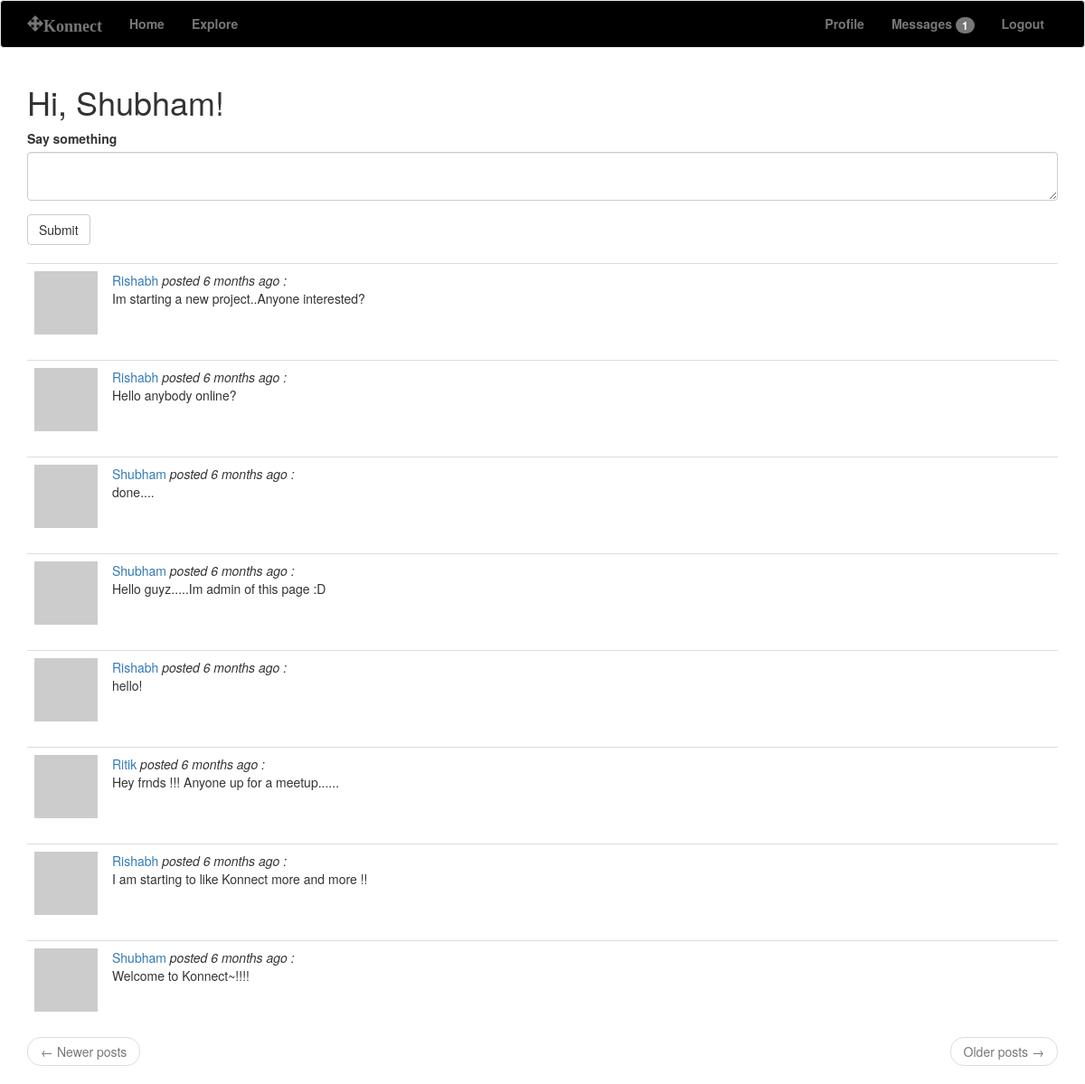
The app's page /index (signed in) with its own data.
### app/models.py (models this page shows, shortened)
class User(UserMixin,db.Model):
    id = db.Column(db.Integer, primary_key=True)
    username = db.Column(db.String(64), index=True, unique=True)
    email = db.Column(db.String(120), index=True, unique=True)
    password_hash = db.Column(db.String(128))
    posts = db.relationship('Post', backref='author', lazy='dynamic')
    about_me = db.Column(db.String(140))
    notifications = db.relationship('Notification', backref='user',lazy='dynamic')
    last_seen = db.Column(db.DateTime, default=datetime.utcnow)
    messages_sent = db.relationship('Message', foreign_keys='Message.sender_id', backref='author', lazy='dynamic')
    messages_received = db.relationship('Message', foreign_keys='Message.recipient_id', backref='recipient', lazy='dynamic')
    last_message_read_time = db.Column(db.DateTime)
    followed = db.relationship('User', secondary=followers, primaryjoin=(followers.c.follower_id == id),secondaryjoin=(followers.c.followed_id == id),backref=db.backref('followers', lazy='dynamic'), lazy='dynamic')
    def new_messages(self):
        last_read_time = self.last_message_read_time or datetime(1900, 1, 1)
        return Message.query.filter_by(recipient=self).filter(
            Message.timestamp > last_read_time).count()
    def prof_def(self):
        digest = self.email.lower()
        return 'https://robohash.org/{}'.format(digest)
    def followed_posts(self):
        followed = Post.query.join(
            followers, (followers.c.followed_id == Post.user_id)).filter(
                followers.c.follower_id == self.id)
        own = Post.query.filter_by(user_id=self.id)
        return followed.union(own).order_by(Post.timestamp.desc())

class Post(db.Model):
    id = db.Column(db.Integer, primary_key=True)
    body = db.Column(db.String(140))
    timestamp = db.Column(db.DateTime, index=True, default=datetime.utcnow)
    user_id = db.Column(db.Integer, db.ForeignKey('user.id'))

### app/routes.py (the view)
@app.route('/',methods=['GET','POST'])
@app.route('/index',methods=['GET','POST'])
@login_required
def index():
    form = PostForm()
    if form.validate_on_submit():
        post = Post(body=form.post.data, author=current_user)
        db.session.add(post)
        db.session.commit()
        flash('Your post is now live!')
        return redirect(url_for('index'))
    page = request.args.get('page', 1, type=int)
    posts = current_user.followed_posts().paginate(
        page, app.config['POSTS_PER_PAGE'], False)
    next_url = url_for('index', page=posts.next_num) \
        if posts.has_next else None
    prev_url = url_for('index', page=posts.prev_num) \
        if posts.has_prev else None
    return render_template('index.html', title='Home', form=form, posts=posts.items, next_url=next_url, prev_url=prev_url)

### app/forms.py
class PostForm(FlaskForm):
    post = TextAreaField('Say something', validators=[
        DataRequired(), Length(min=1, max=140)])
    submit = SubmitField('Submit')

### app/models.py (called while the page is built)
@login.user_loader
def load_user(id):
    return User.query.get(int(id))

### app/routes.py (called while the page is built)
@app.before_request
def before_request():
    if current_user.is_authenticated:
        current_user.last_seen = datetime.utcnow()
        db.session.commit()

### app/templates/index.html
{% extends "base.html" %}
{% import 'bootstrap/wtf.html' as wtf %}
{% block app_content %}
    <h1>Hi, {{ current_user.username }}!</h1>
    {% if form %}
    {{ wtf.quick_form(form) }}
    <br>
    {% endif %}
    {% for post in posts %}
        {% include '_post.html' %}
    {% endfor %}
    <nav aria-label="...">
        <ul class="pager">
            <li class="previous{% if not prev_url %} disabled{% endif %}">
                <a href="{{ prev_url or '#' }}">
                    <span aria-hidden="true">&larr;</span> Newer posts
                </a>
            </li>
            <li class="next{% if not next_url %} disabled{% endif %}">
                <a href="{{ next_url or '#' }}">
                    Older posts <span aria-hidden="true">&rarr;</span>
                </a>
            </li>
        </ul>
    </nav>
{% endblock %}

### app/templates/base.html (shortened to what this page needs)
{% extends 'bootstrap/base.html' %}
{% block navbar %}
    <nav class="navbar navbar-default" style="background-color:black; color:grey">
        <div class="container">
            <div class="navbar-header">
		<a class="navbar-brand" href="{{ url_for('index') }}"><span class="glyphicon glyphicon-move"><b>Konnect</b></span></a>
            </div>
            <div class="collapse navbar-collapse" id="bs-example-navbar-collapse-1">
                <ul class="nav navbar-nav">
			<li><a href="{{ url_for('index') }}"><b>Home</b></a></li>
			<li><a href="{{ url_for('explore') }}"><b>Explore</b></a></li>
                </ul>
                <ul class="nav navbar-nav navbar-right">
                    {% if current_user.is_anonymous %}
		    <li><a href="{{ url_for('login') }}"><b>Login</b></a></li>
                    {% else %}
		    <li><a href="{{ url_for('user', username=current_user.username) }}"><b>Profile</b></a></li>
		    <li>
                        <a href="{{ url_for('messages') }}">
				<b>{{ _('Messages') }}</b>
                            {% set new_messages = current_user.new_messages() %}
                            {% if new_messages %}
                            <span class="badge">{{ new_messages }}</span>
                            {% endif %}
                        </a>
                    </li>
		    <li><a href="{{ url_for('logout') }}"><b>Logout</b></a></li>
                    {% endif %}
                </ul>
            </div>
        </div>
    </nav>
{% endblock %}
{% block content %}
    <div class="container">
        {% block app_content %}{% endblock %}
    </div>
{% endblock %}

### app/templates/_post.html
<table class="table table-hover">
        <tr>
            <td width="70px">
                <a href="{{ url_for('user', username=post.author.username) }}">
                    <img src="{{ post.author.prof_def() }}" width="70" height="70" />
                </a>
            </td>
            <td>
                <a href="{{ url_for('user', username=post.author.username) }}">
                    {{ post.author.username }}
                </a>
		<i>posted {{ moment(post.timestamp).fromNow() }} :</i>
                <br>
                {{ post.body }}
            </td>
        </tr>
</table>

### records on screen
User: username "Shubham"
Post: author.username "Rishabh", timestamp "6 months ago", body "Im starting a new project..Anyone interested?"
Post: author.username "Rishabh", timestamp "6 months ago", body "Hello anybody online?"
Post: author.username "Shubham", timestamp "6 months ago", body "done...."
Post: author.username "Shubham", timestamp "6 months ago", body "Hello guyz.....Im admin of this page :D"
Post: author.username "Rishabh", timestamp "6 months ago", body "hello!"
Post: author.username "Ritik", timestamp "6 months ago", body "Hey frnds !!! Anyone up for a meetup......"
Post: author.username "Rishabh", timestamp "6 months ago", body "I am starting to like Konnect more and more !!"
Post: author.username "Shubham", timestamp "6 months ago", body "Welcome to Konnect~!!!!"

### other values on screen
{{ new_messages }} "1"
